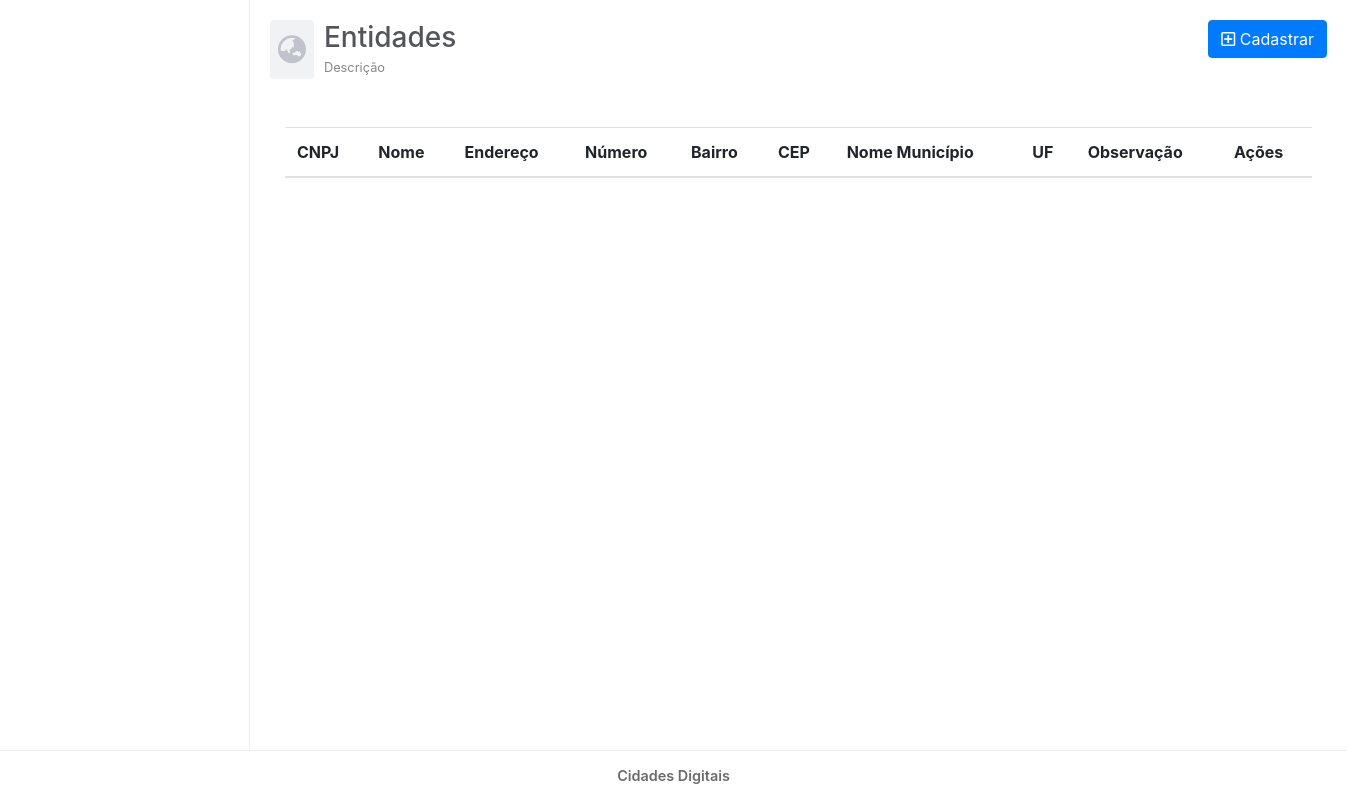
The page /View/Entidade.php on the database as committed earlier.
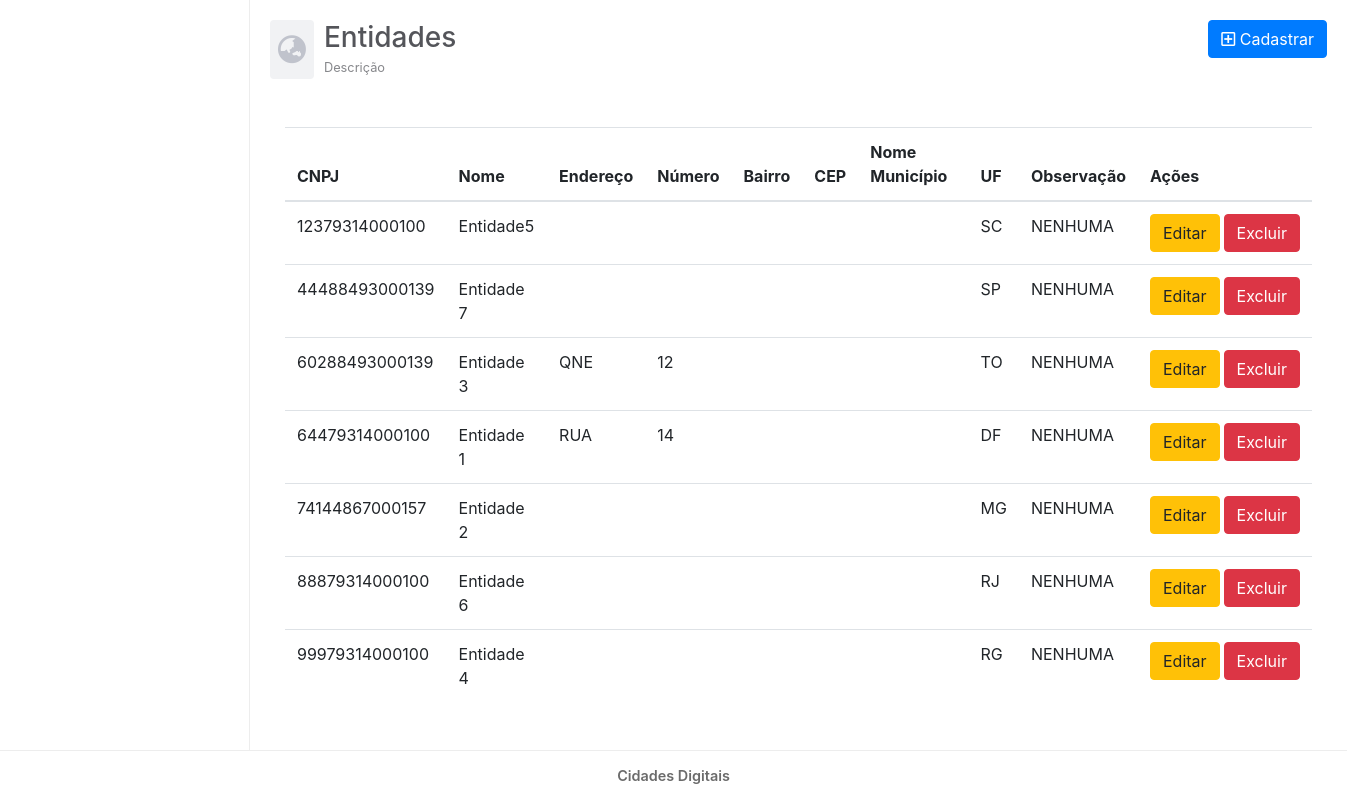
The same page on the database as committed later.
### tables this page shows
CREATE TABLE IF NOT EXISTS `entidade` (
  `cnpj` char(14) NOT NULL,
  `nome` varchar(50) DEFAULT NULL,
  `endereco` varchar(100) DEFAULT NULL,
  `numero` varchar(10) DEFAULT NULL,
  `bairro` varchar(100) DEFAULT NULL,
  `cep` varchar(8) DEFAULT NULL,
  `nome_municipio` varchar(50) DEFAULT NULL,
  `uf` varchar(2) DEFAULT NULL,
  `observacao` varchar(1000) DEFAULT NULL,
  PRIMARY KEY (`cnpj`)
);

### Model/DAO/ClassEntidadeDAO.php (called while the page is built, shortened)
<?php
class ClassEntidadeDAO {
    public function listarEntidade(){
        try {
            $pdo = Conexao::getInstance();
            $sql = "SELECT cnpj, nome, endereco, numero, bairro, cep, nome_municipio, uf, observacao FROM entidade ORDER BY cnpj ASC";
            $stmt = $pdo->prepare($sql);
            $stmt->execute();
            return $stmt->fetchAll();
        } catch (PDOException $ex) {
            return $ex->getMessage();
        }
    }
}

### Controller/ControleListarEntidade.php (called while the page is built)
<?php
require_once '../Model/DAO/ClassEntidadeDAO.php';
$listar = new ClassEntidadeDAO();
$dados = $listar->listarEntidade();
if($dados) {
    $array_dados = $dados;
} else {
    $array_dados = [];
}

### view/Entidade.php (the view, shortened to what this page needs)
<?php
    include_once("_cabecalho.php");
    require_once("../Controller/ControleListarEntidade.php");
    ?>
    <main id="main">
        <div class="row mb-5">
          <div id="mainHeader" class="col-md-6 d-flex align-items-center">
            <span id="mainHeaderIcon">
            <i class="fas fa-globe-asia"></i>
            </span>
            <span>
              <h3 class="mb-0">Entidades</h3>
              <small>Descrição</small>
            </span>
          </div>
          <div class="col-md-6 text-right">
            <button type="button" class="btn btn-primary" data-toggle="modal" data-target=".cadastrar-entidade-modal-lg">
              <i class="far fa-plus-square"></i>
              Cadastrar
            </button>
          </div>
        </div>
        <div class="container">
          <div class="row">
            <div class="col-12">
              <div class="table-responsive">
                <table class="table">
                  <thead>
                    <tr>
                        <th scope="col">CNPJ</th>
                        <th scope="col">Nome</th>
                        <th scope="col">Endereço</th>
                        <th scope="col">Número</th>
                        <th scope="col">Bairro</th>
                        <th scope="col">CEP</th>
                        <th scope="col">Nome Município</th>
                        <th scope="col">UF</th>
                        <th scope="col">Observação</th>
                        <th scope="col">Ações</th>
                    </tr>
                  </thead>
                  <tbody>
                  <?php
                    foreach ($array_dados as $key => $value) {
                        ?>
                        <tr>
                          <td><?php echo $value['cnpj'] ?></td>
                          <td><?php echo $value['nome'] ?></td>
                          <td><?php echo $value['endereco'] ?></td>
                          <td><?php echo $value['numero'] ?></td>
                          <td><?php echo $value['bairro'] ?></td>
                          <td><?php echo $value['cep'] ?></td>
                          <td><?php echo $value['nome_municipio'] ?></td>
                          <td><?php echo $value['uf'] ?></td>
                          <td><?php echo $value['observacao'] ?></td>
                          <td>
                            <span class="d-flex">
                              <a href="<?php echo URL ?>View/EntidadeEditar.php?cnpj=<?php echo $value['cnpj'] ?>" class="btn btn-warning mr-1">
                              Editar
                            </a>
                            <button onclick="apagarDados('<?php echo URL ?>Controller/ControleApagarEntidade.php?cnpj=<?php echo $value['cnpj'] ?>')" class="btn btn-danger">
                              Excluir
                            </button>
                            </span>
                          </td>
                        </tr>
                        <?php
                    }
                  ?>
                  </tbody>
                </table>
              </div>
            </div>
          </div>
        </div>
    </main>
    <?php
    include_once('_rodape.php');
?>

Rows that differ between the two databases and show on the page:
added entidade: cnpj "12379314000100", nome "Entidade5", uf "SC", observacao "NENHUMA"
added entidade: cnpj "44488493000139", nome "Entidade 7", uf "SP", observacao "NENHUMA"
added entidade: cnpj "60288493000139", nome "Entidade 3", endereco "QNE", numero "12", uf "TO", observacao "NENHUMA"
added entidade: cnpj "64479314000100", nome "Entidade 1", endereco "RUA", numero "14", uf "DF", observacao "NENHUMA"
added entidade: cnpj "74144867000157", nome "Entidade 2", uf "MG", observacao "NENHUMA"
added entidade: cnpj "88879314000100", nome "Entidade 6", uf "RJ", observacao "NENHUMA"
added entidade: cnpj "99979314000100", nome "Entidade 4", uf "RG", observacao "NENHUMA"
